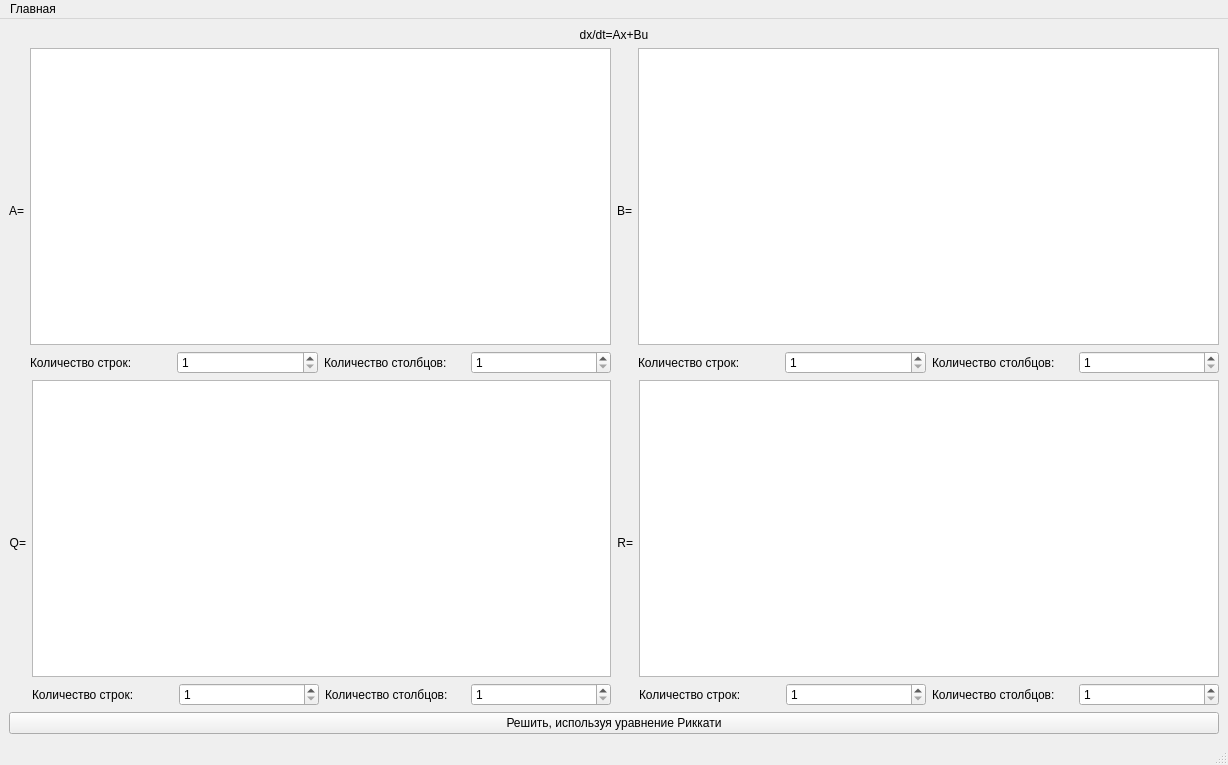
<?xml version="1.0" encoding="UTF-8"?>
<ui version="4.0">
 <class>MainWindow</class>
 <widget class="QMainWindow" name="MainWindow">
  <property name="geometry">
   <rect>
    <x>0</x>
    <y>0</y>
    <width>1228</width>
    <height>765</height>
   </rect>
  </property>
  <property name="windowTitle">
   <string>Приложение для курсовой работы</string>
  </property>
  <widget class="QWidget" name="centralwidget">
   <layout class="QVBoxLayout" name="verticalLayout_5">
    <item>
     <widget class="QLabel" name="label_7">
      <property name="text">
       <string>dx/dt=Ax+Bu</string>
      </property>
      <property name="alignment">
       <set>Qt::AlignCenter</set>
      </property>
     </widget>
    </item>
    <item>
     <layout class="QHBoxLayout" name="horizontalLayout_3">
      <item>
       <layout class="QHBoxLayout" name="horizontalLayout">
        <item>
         <widget class="QLabel" name="label">
          <property name="text">
           <string>A=</string>
          </property>
          <property name="alignment">
           <set>Qt::AlignRight|Qt::AlignTrailing|Qt::AlignVCenter</set>
          </property>
         </widget>
        </item>
        <item>
         <layout class="QVBoxLayout" name="verticalLayout">
          <item>
           <widget class="QTableWidget" name="table_A"/>
          </item>
          <item>
           <layout class="QHBoxLayout" name="horizontalLayout_6">
            <item>
             <layout class="QHBoxLayout" name="horizontalLayout_4">
              <item>
               <widget class="QLabel" name="label_3">
                <property name="text">
                 <string>Количество строк:</string>
                </property>
               </widget>
              </item>
              <item>
               <widget class="QSpinBox" name="spinBox">
                <property name="readOnly">
                 <bool>false</bool>
                </property>
                <property name="minimum">
                 <number>1</number>
                </property>
                <property name="maximum">
                 <number>10</number>
                </property>
               </widget>
              </item>
             </layout>
            </item>
            <item>
             <layout class="QHBoxLayout" name="horizontalLayout_5">
              <item>
               <widget class="QLabel" name="label_4">
                <property name="text">
                 <string>Количество столбцов:</string>
                </property>
               </widget>
              </item>
              <item>
               <widget class="QSpinBox" name="spinBox_2">
                <property name="minimum">
                 <number>1</number>
                </property>
                <property name="maximum">
                 <number>10</number>
                </property>
               </widget>
              </item>
             </layout>
            </item>
           </layout>
          </item>
         </layout>
        </item>
       </layout>
      </item>
      <item>
       <layout class="QHBoxLayout" name="horizontalLayout_2">
        <item>
         <widget class="QLabel" name="label_2">
          <property name="text">
           <string>B=</string>
          </property>
          <property name="alignment">
           <set>Qt::AlignRight|Qt::AlignTrailing|Qt::AlignVCenter</set>
          </property>
         </widget>
        </item>
        <item>
         <layout class="QVBoxLayout" name="verticalLayout_2">
          <item>
           <widget class="QTableWidget" name="table_B"/>
          </item>
          <item>
           <layout class="QHBoxLayout" name="horizontalLayout_7">
            <item>
             <layout class="QHBoxLayout" name="horizontalLayout_8">
              <item>
               <widget class="QLabel" name="label_5">
                <property name="text">
                 <string>Количество строк:</string>
                </property>
               </widget>
              </item>
              <item>
               <widget class="QSpinBox" name="spinBox_3">
                <property name="minimum">
                 <number>1</number>
                </property>
                <property name="maximum">
                 <number>10</number>
                </property>
               </widget>
              </item>
             </layout>
            </item>
            <item>
             <layout class="QHBoxLayout" name="horizontalLayout_9">
              <item>
               <widget class="QLabel" name="label_6">
                <property name="text">
                 <string>Количество столбцов:</string>
                </property>
               </widget>
              </item>
              <item>
               <widget class="QSpinBox" name="spinBox_4">
                <property name="minimum">
                 <number>1</number>
                </property>
                <property name="maximum">
                 <number>10</number>
                </property>
               </widget>
              </item>
             </layout>
            </item>
           </layout>
          </item>
         </layout>
        </item>
       </layout>
      </item>
     </layout>
    </item>
    <item>
     <layout class="QHBoxLayout" name="horizontalLayout_10">
      <item>
       <layout class="QHBoxLayout" name="horizontalLayout_11">
        <item>
         <widget class="QLabel" name="label_8">
          <property name="text">
           <string>Q=</string>
          </property>
          <property name="alignment">
           <set>Qt::AlignRight|Qt::AlignTrailing|Qt::AlignVCenter</set>
          </property>
         </widget>
        </item>
        <item>
         <layout class="QVBoxLayout" name="verticalLayout_3">
          <item>
           <widget class="QTableWidget" name="table_Q"/>
          </item>
          <item>
           <layout class="QHBoxLayout" name="horizontalLayout_12">
            <item>
             <layout class="QHBoxLayout" name="horizontalLayout_13">
              <item>
               <widget class="QLabel" name="label_9">
                <property name="text">
                 <string>Количество строк:</string>
                </property>
               </widget>
              </item>
              <item>
               <widget class="QSpinBox" name="spinBox_5">
                <property name="readOnly">
                 <bool>false</bool>
                </property>
                <property name="minimum">
                 <number>1</number>
                </property>
                <property name="maximum">
                 <number>10</number>
                </property>
               </widget>
              </item>
             </layout>
            </item>
            <item>
             <layout class="QHBoxLayout" name="horizontalLayout_14">
              <item>
               <widget class="QLabel" name="label_10">
                <property name="text">
                 <string>Количество столбцов:</string>
                </property>
               </widget>
              </item>
              <item>
               <widget class="QSpinBox" name="spinBox_6">
                <property name="minimum">
                 <number>1</number>
                </property>
                <property name="maximum">
                 <number>10</number>
                </property>
               </widget>
              </item>
             </layout>
            </item>
           </layout>
          </item>
         </layout>
        </item>
       </layout>
      </item>
      <item>
       <layout class="QHBoxLayout" name="horizontalLayout_15">
        <item>
         <widget class="QLabel" name="label_11">
          <property name="text">
           <string>R=</string>
          </property>
          <property name="alignment">
           <set>Qt::AlignRight|Qt::AlignTrailing|Qt::AlignVCenter</set>
          </property>
         </widget>
        </item>
        <item>
         <layout class="QVBoxLayout" name="verticalLayout_4">
          <item>
           <widget class="QTableWidget" name="table_R"/>
          </item>
          <item>
           <layout class="QHBoxLayout" name="horizontalLayout_16">
            <item>
             <layout class="QHBoxLayout" name="horizontalLayout_17">
              <item>
               <widget class="QLabel" name="label_12">
                <property name="text">
                 <string>Количество строк:</string>
                </property>
               </widget>
              </item>
              <item>
               <widget class="QSpinBox" name="spinBox_7">
                <property name="minimum">
                 <number>1</number>
                </property>
                <property name="maximum">
                 <number>10</number>
                </property>
               </widget>
              </item>
             </layout>
            </item>
            <item>
             <layout class="QHBoxLayout" name="horizontalLayout_18">
              <item>
               <widget class="QLabel" name="label_13">
                <property name="text">
                 <string>Количество столбцов:</string>
                </property>
               </widget>
              </item>
              <item>
               <widget class="QSpinBox" name="spinBox_8">
                <property name="minimum">
                 <number>1</number>
                </property>
                <property name="maximum">
                 <number>10</number>
                </property>
               </widget>
              </item>
             </layout>
            </item>
           </layout>
          </item>
         </layout>
        </item>
       </layout>
      </item>
     </layout>
    </item>
    <item>
     <widget class="QPushButton" name="run_Rikkati">
      <property name="text">
       <string>Решить, используя уравнение Риккати</string>
      </property>
     </widget>
    </item>
   </layout>
  </widget>
  <widget class="QMenuBar" name="menubar">
   <property name="geometry">
    <rect>
     <x>0</x>
     <y>0</y>
     <width>1228</width>
     <height>26</height>
    </rect>
   </property>
   <widget class="QMenu" name="menu">
    <property name="title">
     <string>Главная</string>
    </property>
    <addaction name="load_action"/>
    <addaction name="save_action"/>
   </widget>
   <addaction name="menu"/>
  </widget>
  <widget class="QStatusBar" name="statusbar"/>
  <action name="load_action">
   <property name="text">
    <string>Загрузить</string>
   </property>
  </action>
  <action name="save_action">
   <property name="text">
    <string>Сохранить</string>
   </property>
  </action>
 </widget>
 <resources/>
 <connections>
  <connection>
   <sender>spinBox_2</sender>
   <signal>valueChanged(int)</signal>
   <receiver>spinBox</receiver>
   <slot>setValue(int)</slot>
   <hints>
    <hint type="sourcelabel">
     <x>382</x>
     <y>285</y>
    </hint>
    <hint type="destinationlabel">
     <x>195</x>
     <y>285</y>
    </hint>
   </hints>
  </connection>
  <connection>
   <sender>spinBox</sender>
   <signal>valueChanged(int)</signal>
   <receiver>spinBox_2</receiver>
   <slot>setValue(int)</slot>
   <hints>
    <hint type="sourcelabel">
     <x>195</x>
     <y>285</y>
    </hint>
    <hint type="destinationlabel">
     <x>382</x>
     <y>285</y>
    </hint>
   </hints>
  </connection>
  <connection>
   <sender>spinBox_8</sender>
   <signal>valueChanged(int)</signal>
   <receiver>spinBox_7</receiver>
   <slot>setValue(int)</slot>
   <hints>
    <hint type="sourcelabel">
     <x>761</x>
     <y>542</y>
    </hint>
    <hint type="destinationlabel">
     <x>576</x>
     <y>549</y>
    </hint>
   </hints>
  </connection>
  <connection>
   <sender>spinBox_7</sender>
   <signal>valueChanged(int)</signal>
   <receiver>spinBox_8</receiver>
   <slot>setValue(int)</slot>
   <hints>
    <hint type="sourcelabel">
     <x>583</x>
     <y>537</y>
    </hint>
    <hint type="destinationlabel">
     <x>764</x>
     <y>535</y>
    </hint>
   </hints>
  </connection>
  <connection>
   <sender>spinBox_5</sender>
   <signal>valueChanged(int)</signal>
   <receiver>spinBox_6</receiver>
   <slot>setValue(int)</slot>
   <hints>
    <hint type="sourcelabel">
     <x>202</x>
     <y>539</y>
    </hint>
    <hint type="destinationlabel">
     <x>388</x>
     <y>548</y>
    </hint>
   </hints>
  </connection>
  <connection>
   <sender>spinBox_6</sender>
   <signal>valueChanged(int)</signal>
   <receiver>spinBox_5</receiver>
   <slot>setValue(int)</slot>
   <hints>
    <hint type="sourcelabel">
     <x>380</x>
     <y>533</y>
    </hint>
    <hint type="destinationlabel">
     <x>201</x>
     <y>537</y>
    </hint>
   </hints>
  </connection>
  <connection>
   <sender>spinBox</sender>
   <signal>valueChanged(int)</signal>
   <receiver>spinBox_3</receiver>
   <slot>setValue(int)</slot>
   <hints>
    <hint type="sourcelabel">
     <x>159</x>
     <y>271</y>
    </hint>
    <hint type="destinationlabel">
     <x>549</x>
     <y>271</y>
    </hint>
   </hints>
  </connection>
  <connection>
   <sender>spinBox_3</sender>
   <signal>valueChanged(int)</signal>
   <receiver>spinBox_2</receiver>
   <slot>setValue(int)</slot>
   <hints>
    <hint type="sourcelabel">
     <x>550</x>
     <y>281</y>
    </hint>
    <hint type="destinationlabel">
     <x>348</x>
     <y>277</y>
    </hint>
   </hints>
  </connection>
  <connection>
   <sender>spinBox_5</sender>
   <signal>valueChanged(int)</signal>
   <receiver>spinBox</receiver>
   <slot>setValue(int)</slot>
   <hints>
    <hint type="sourcelabel">
     <x>204</x>
     <y>540</y>
    </hint>
    <hint type="destinationlabel">
     <x>173</x>
     <y>277</y>
    </hint>
   </hints>
  </connection>
  <connection>
   <sender>spinBox</sender>
   <signal>valueChanged(int)</signal>
   <receiver>spinBox_5</receiver>
   <slot>setValue(int)</slot>
   <hints>
    <hint type="sourcelabel">
     <x>180</x>
     <y>274</y>
    </hint>
    <hint type="destinationlabel">
     <x>197</x>
     <y>539</y>
    </hint>
   </hints>
  </connection>
  <connection>
   <sender>spinBox_4</sender>
   <signal>valueChanged(int)</signal>
   <receiver>spinBox_8</receiver>
   <slot>setValue(int)</slot>
   <hints>
    <hint type="sourcelabel">
     <x>742</x>
     <y>282</y>
    </hint>
    <hint type="destinationlabel">
     <x>782</x>
     <y>536</y>
    </hint>
   </hints>
  </connection>
  <connection>
   <sender>spinBox_8</sender>
   <signal>valueChanged(int)</signal>
   <receiver>spinBox_4</receiver>
   <slot>setValue(int)</slot>
   <hints>
    <hint type="sourcelabel">
     <x>765</x>
     <y>533</y>
    </hint>
    <hint type="destinationlabel">
     <x>738</x>
     <y>279</y>
    </hint>
   </hints>
  </connection>
 </connections>
</ui>
